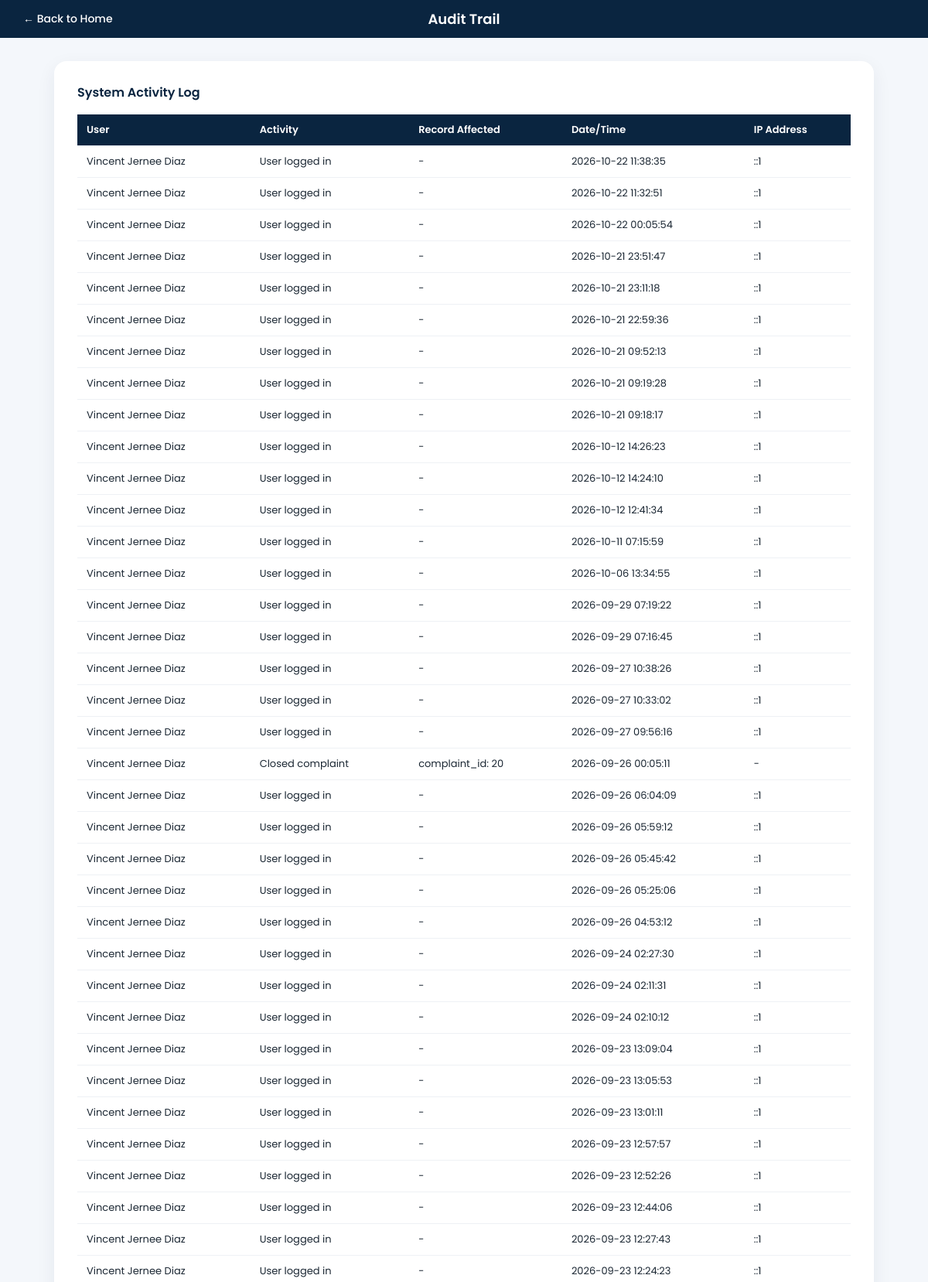
Page /audit_log_view.php (signed in, upper part) on the committed database.
### tables this page shows
CREATE TABLE `audit_logs` (
  `log_id` int(11) NOT NULL,
  `user_id` int(11) DEFAULT NULL,
  `activity` varchar(255) NOT NULL,
  `record_affected` varchar(100) DEFAULT NULL,
  `previous_value` text DEFAULT NULL,
  `new_value` text DEFAULT NULL,
  `ip_address` varchar(45) DEFAULT NULL,
  `created_at` timestamp NOT NULL DEFAULT current_timestamp()
);

CREATE TABLE `users` (
  `user_id` int(11) NOT NULL,
  `role_id` int(11) NOT NULL,
  `department_id` int(11) DEFAULT NULL,
  `full_name` varchar(150) NOT NULL,
  `email` varchar(150) NOT NULL,
  `password` varchar(255) NOT NULL,
  `contact_number` varchar(20) DEFAULT NULL,
  `specialization` varchar(100) DEFAULT NULL,
  `status` enum('active','inactive') DEFAULT 'active',
  `created_at` timestamp NOT NULL DEFAULT current_timestamp()
);

### audit_log_view.php (the view, shortened to what this page needs)
<?php
$conn = new mysqli("localhost", "root", "", "complaint_management_db");
$result = $conn->query(
    "SELECT a.*, u.full_name FROM audit_logs a
     LEFT JOIN users u ON a.user_id = u.user_id
     ORDER BY a.log_id DESC"
);
?>
<!DOCTYPE html>
<html>
<head>
    <link rel="stylesheet" href="assets/style.css">
</head>
<body>
    <div class="topbar">
        <a class="back-link" href="index.php">&larr; Back to Home</a>
        <h2>Audit Trail</h2>
    </div>
    <div class="page-wrap">
        <div class="table-card">
            <h3>System Activity Log</h3>
            <?php if ($result->num_rows > 0): ?>
            <div class="table-scroll">
                <table>
                    <tr>
                        <th>User</th>
                        <th>Activity</th>
                        <th>Record Affected</th>
                        <th>Date/Time</th>
                        <th>IP Address</th>
                    </tr>
                    <?php while ($row = $result->fetch_assoc()): ?>
                    <tr>
                        <td><?php echo htmlspecialchars($row['full_name'] ?? 'Unknown'); ?></td>
                        <td><?php echo htmlspecialchars($row['activity']); ?></td>
                        <td><?php echo htmlspecialchars($row['record_affected'] ?? '-'); ?></td>
                        <td class="nowrap"><?php echo $row['created_at']; ?></td>
                        <td><?php echo htmlspecialchars($row['ip_address'] ?? '-'); ?></td>
                    </tr>
                    <?php endwhile; ?>
                </table>
            </div>
            <?php else: ?><p class="empty-note">No activity logged yet.</p><?php endif; ?>
        </div>
    </div>
</body>
</html>

### assets/style.css (style rules this page uses)
* { box-sizing: border-box; }
html, body { margin: 0 !important; padding: 0 !important; width: 100% !important; min-height: 100vh !important; overflow-x: hidden !important; background: #f4f7fb !important; }
body { font-family: 'Poppins', sans-serif; color: #1e293b; }
h1, h2, h3 { color: #0f3d5c; font-weight: 600; }
h2 { font-size: 22px; margin-top: 30px; }
h3 { font-size: 18px; margin-top: 24px; }
body > *:not(script):not(#pageContent):not(#loadingOverlay):not(#splashOverlay):not(#loadingLogo):not(.topbar):not(.main-content):not(body.reg-page > *):not(body.track-page > *) { max-width: 1100px; margin-left: auto; margin-right: auto; padding-left: 20px; padding-right: 20px; }
a { color: #0f766e; text-decoration: none; font-weight: 500; }
table { border-collapse: collapse; width: 100%; background: #ffffff; margin-top: 12px; margin-bottom: 20px; box-shadow: 0 1px 4px rgba(0, 0, 0, 0.08); border-radius: 6px; overflow: hidden; }
th, td { padding: 10px 14px; text-align: left; border-bottom: 1px solid #e2e8f0; font-size: 14px; }
th { background: #0f3d5c; color: #ffffff; font-weight: 600; text-transform: uppercase; font-size: 12px; letter-spacing: 0.03em; }
@media (min-width: 769px) { table { overflow-x: visible; } }

### audit_log_view.php (style rules this page uses)
:root { --navy:#0a2540; --accent:#2f6fed; --bg:#f4f7fb; }
* { box-sizing: border-box; font-family: 'Poppins', sans-serif; }
body { color:#1b2733; }
.topbar { background: var(--navy); color:#fff; position:relative; display:flex; align-items:center; padding:14px 30px; }
.topbar h2 { position:absolute; left:50%; transform:translateX(-50%); margin:0; color:#fff; font-size:18px; font-weight:600; white-space:nowrap; }
.topbar .back-link { color:#fff; text-decoration:none; font-size:14px; z-index:1; }
body .page-wrap { width:100% !important; max-width:1100px !important; margin:0 auto !important; padding:30px 20px 60px !important; }
.table-card { background:#fff; border-radius:16px; padding:28px 30px; margin-bottom:24px; box-shadow:0 8px 24px rgba(10,37,64,0.07); opacity:0; animation:fadeUp 0.5s ease forwards; }
.table-card h3 { margin:0 0 16px 0; color:var(--navy); font-size:16px; }
.table-scroll { overflow-x:auto; }
.table-card table { width:100%; margin:0; box-shadow:none; border-radius:0; border-collapse:collapse; font-size:13px; }
.table-card th { background:var(--navy); color:#fff; text-align:left; padding:10px 12px; text-transform:none; font-size:13px; letter-spacing:0; white-space:nowrap; }
.table-card td { padding:10px 12px; border-bottom:1px solid #eef1f5; font-size:13px; }
.table-card td.nowrap { white-space:nowrap; }

### rows in the picture
audit_logs: user.full_name "Vincent Jernee Diaz", activity "User logged in", record_affected "-", created_at "2026-10-22 11:38:35", ip_address "::1"
audit_logs: user.full_name "Vincent Jernee Diaz", activity "User logged in", record_affected "-", created_at "2026-10-22 11:32:51", ip_address "::1"
audit_logs: user.full_name "Vincent Jernee Diaz", activity "User logged in", record_affected "-", created_at "2026-10-22 00:05:54", ip_address "::1"
audit_logs: user.full_name "Vincent Jernee Diaz", activity "User logged in", record_affected "-", created_at "2026-10-21 23:51:47", ip_address "::1"
audit_logs: user.full_name "Vincent Jernee Diaz", activity "User logged in", record_affected "-", created_at "2026-10-21 23:11:18", ip_address "::1"
audit_logs: user.full_name "Vincent Jernee Diaz", activity "User logged in", record_affected "-", created_at "2026-10-21 22:59:36", ip_address "::1"
audit_logs: user.full_name "Vincent Jernee Diaz", activity "User logged in", record_affected "-", created_at "2026-10-21 09:52:13", ip_address "::1"
audit_logs: user.full_name "Vincent Jernee Diaz", activity "User logged in", record_affected "-", created_at "2026-10-21 09:19:28", ip_address "::1"
audit_logs: user.full_name "Vincent Jernee Diaz", activity "User logged in", record_affected "-", created_at "2026-10-21 09:18:17", ip_address "::1"
audit_logs: user.full_name "Vincent Jernee Diaz", activity "User logged in", record_affected "-", created_at "2026-10-12 14:26:23", ip_address "::1"
audit_logs: user.full_name "Vincent Jernee Diaz", activity "User logged in", record_affected "-", created_at "2026-10-12 14:24:10", ip_address "::1"
audit_logs: user.full_name "Vincent Jernee Diaz", activity "User logged in", record_affected "-", created_at "2026-10-12 12:41:34", ip_address "::1"
audit_logs: user.full_name "Vincent Jernee Diaz", activity "User logged in", record_affected "-", created_at "2026-10-11 07:15:59", ip_address "::1"
audit_logs: user.full_name "Vincent Jernee Diaz", activity "User logged in", record_affected "-", created_at "2026-10-06 13:34:55", ip_address "::1"
audit_logs: user.full_name "Vincent Jernee Diaz", activity "User logged in", record_affected "-", created_at "2026-09-29 07:19:22", ip_address "::1"
audit_logs: user.full_name "Vincent Jernee Diaz", activity "User logged in", record_affected "-", created_at "2026-09-29 07:16:45", ip_address "::1"
audit_logs: user.full_name "Vincent Jernee Diaz", activity "User logged in", record_affected "-", created_at "2026-09-27 10:38:26", ip_address "::1"
audit_logs: user.full_name "Vincent Jernee Diaz", activity "User logged in", record_affected "-", created_at "2026-09-27 10:33:02", ip_address "::1"
audit_logs: user.full_name "Vincent Jernee Diaz", activity "User logged in", record_affected "-", created_at "2026-09-27 09:56:16", ip_address "::1"
audit_logs: user.full_name "Vincent Jernee Diaz", activity "Closed complaint", record_affected "complaint_id: 20", created_at "2026-09-26 00:05:11", ip_address "-"
audit_logs: user.full_name "Vincent Jernee Diaz", activity "User logged in", record_affected "-", created_at "2026-09-26 06:04:09", ip_address "::1"
audit_logs: user.full_name "Vincent Jernee Diaz", activity "User logged in", record_affected "-", created_at "2026-09-26 05:59:12", ip_address "::1"
audit_logs: user.full_name "Vincent Jernee Diaz", activity "User logged in", record_affected "-", created_at "2026-09-26 05:45:42", ip_address "::1"
audit_logs: user.full_name "Vincent Jernee Diaz", activity "User logged in", record_affected "-", created_at "2026-09-26 05:25:06", ip_address "::1"
audit_logs: user.full_name "Vincent Jernee Diaz", activity "User logged in", record_affected "-", created_at "2026-09-26 04:53:12", ip_address "::1"
audit_logs: user.full_name "Vincent Jernee Diaz", activity "User logged in", record_affected "-", created_at "2026-09-24 02:27:30", ip_address "::1"
audit_logs: user.full_name "Vincent Jernee Diaz", activity "User logged in", record_affected "-", created_at "2026-09-24 02:11:31", ip_address "::1"
audit_logs: user.full_name "Vincent Jernee Diaz", activity "User logged in", record_affected "-", created_at "2026-09-24 02:10:12", ip_address "::1"
audit_logs: user.full_name "Vincent Jernee Diaz", activity "User logged in", record_affected "-", created_at "2026-09-23 13:09:04", ip_address "::1"
audit_logs: user.full_name "Vincent Jernee Diaz", activity "User logged in", record_affected "-", created_at "2026-09-23 13:05:53", ip_address "::1"
audit_logs: user.full_name "Vincent Jernee Diaz", activity "User logged in", record_affected "-", created_at "2026-09-23 13:01:11", ip_address "::1"
audit_logs: user.full_name "Vincent Jernee Diaz", activity "User logged in", record_affected "-", created_at "2026-09-23 12:57:57", ip_address "::1"
audit_logs: user.full_name "Vincent Jernee Diaz", activity "User logged in", record_affected "-", created_at "2026-09-23 12:52:26", ip_address "::1"
audit_logs: user.full_name "Vincent Jernee Diaz", activity "User logged in", record_affected "-", created_at "2026-09-23 12:44:06", ip_address "::1"
audit_logs: user.full_name "Vincent Jernee Diaz", activity "User logged in", record_affected "-", created_at "2026-09-23 12:27:43", ip_address "::1"
audit_logs: user.full_name "Vincent Jernee Diaz", activity "User logged in", record_affected "-", created_at "2026-09-23 12:24:23", ip_address "::1"
